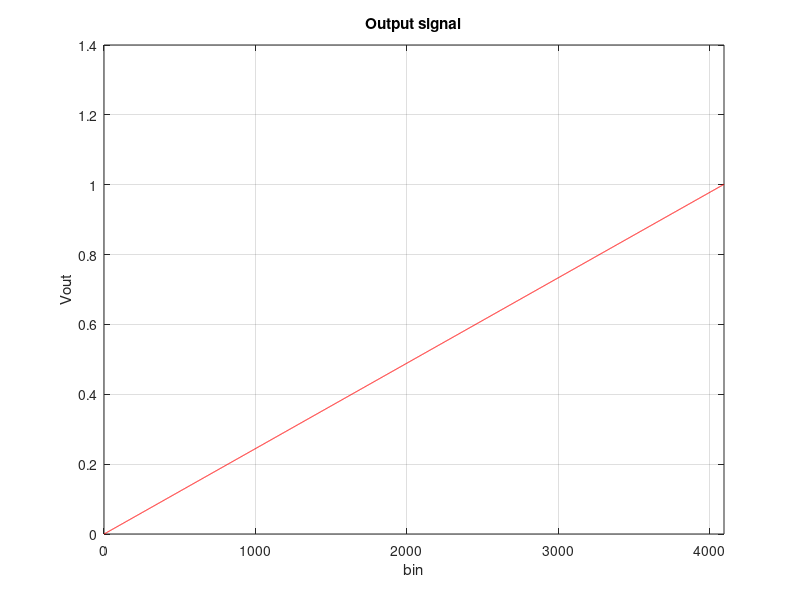
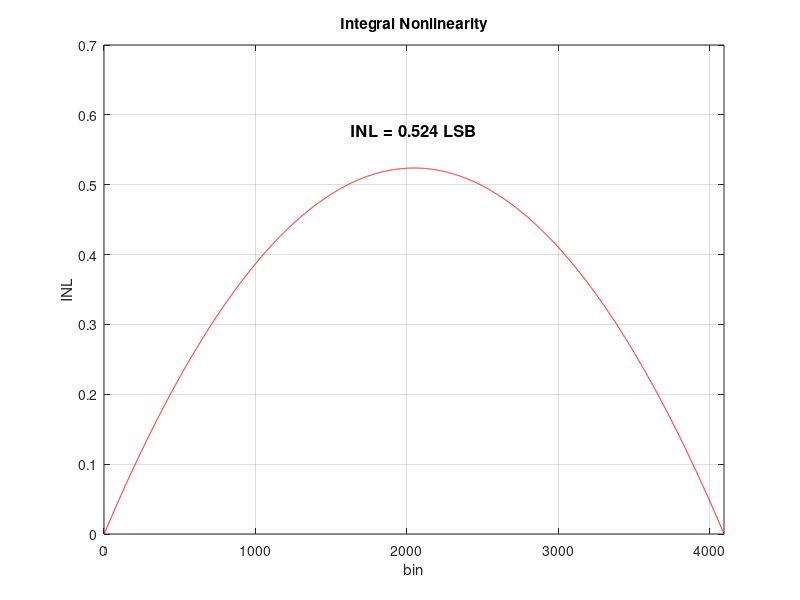

Write MATLAB code to recreate these figures, in order. (Note: this script raises an error after producing the figures.)
%%%%%%%%%%%%%%%%%%%%%%%%%%%%%%%%%%%%%%%%%%%%%%%%%%%%%%%%%%%%%%%%%%%%%%%%%%%
%                              Example 3.5                                %
%%%%%%%%%%%%%%%%%%%%%%%%%%%%%%%%%%%%%%%%%%%%%%%%%%%%%%%%%%%%%%%%%%%%%%%%%%%
%                                                                         %
%                             Current Steering                            %
%                                                                         %
%%%%%%%%%%%%%%%%%%%%%%%%%%%%%%%%%%%%%%%%%%%%%%%%%%%%%%%%%%%%%%%%%%%%%%%%%%%

clear all;

%-------------------------------------------------------------------------%
%                                                                         %
%                                Input data                               %
%                                                                         %
%-------------------------------------------------------------------------%

n=12;                   % Number of bits
Vfs=1;                  % Full scale voltage
RL=25;
Iu=Vfs/RL/(2^n-1);      % Nominal unity current
Ru=2e8;
Ron=1e2;
VDD=3.3;

IN=(Iu*Ru+VDD)/(Ru+Ron);       % Norton equivalent circuit
RN=Ru+Ron;
alpha=RL/RN;

%-------------------------------------------------------------------------%
%                                                                         %
%             Output current for a given decimal input xin                % 
%                                                                         %
%-------------------------------------------------------------------------%

for i=1:2^n;                                    % ramp
    k=i-1;                          
Vout(i)=k*IN*RL/(1+alpha*k);
INL(i)=k*(1+alpha*(2^n-1))/(1+alpha*k)-k;
end

%--------------------------------Graphics---------------------------------%
%                                                                         %
%     figure(1) --> Output Voltage                                        %
%     figure(2) --> Integral Non-Linearity                                %
%     figure(3) --> Figure 3.34 page 117 / Figure 3.35 page 117           %
%                                                                         %
%-------------------------------------------------------------------------%

figure(1);
clf;
plot(Vout,'r');
grid on;
title('Output signal')
xlabel('bin')
ylabel('Vout')
xlim([0 2^n])

figure(2);
clf;
plot(INL,'r');
grid on;
title('Integral Nonlinearity')
xlabel('bin')
ylabel('INL')
xlim([0 2^n])
text(2^(n-1),max(INL)+0.05,sprintf('\\bfINL = %1.3f LSB\n',max(INL)),...
    'FontSize', 12, 'HorizontalAlignment','center');

%-------------------------------------------------------------------------%
%                                                                         %
%                Output Voltage for an input sinewave                     %
%                                                                         %
%-------------------------------------------------------------------------%

N=2^12;
Ntransient=12;         
Ntot=N+Ntransient;
nper=31;
Fs=1;
Fin=nper*Fs/N;                   % Input signal frequency (Fin = nper*Fs/N)
f=Fin/Fs;                        % Normalized signal frequency
bw=Fs/2;
Amp_dB=-0.1;                     % Amplitude in dB
Ampl=10^(Amp_dB/20)*Vfs/2;       % Input signal amplitude

finrad=Fin*2*pi;
for j=1:Ntot,
    xin=Ampl*sin(finrad*(j-1))+Vfs/2; % Unipolar range
    k=round(xin*2^n);
    x(j)=xin;
    y(j)=Vout(k);                 
                                   %--------------------------------------%
    y(j)=y(j)-Vout(2^n-1-k);      % uncomment to have fully differential %
                                   %--------------------------------------%
end

y=y-mean(y);
w=hann(N);
f=Fin/Fs;                             % Normalized signal frequency
fB=N*(bw/Fs);                         % Base-band frequency bins
[snr,ptot]=calcSNR(y(1:N),f,fB,w',N);
ptot=ptot-max(ptot);                  % Normalize total spectrum

figure(3);
clf;
plot(linspace(0,Fs/2,N/2), ptot(1:N/2), 'r');
grid on;
title('PSD of the Output')
xlabel('Frequency [Hz]')
ylabel('PSD [dB]')
axis([0 Fs/8 -140 0]);

text(f*2,ptot((f*N)*2),sprintf('\\bf%3.1f dB',ptot((f*N)*2)),'Fontsize'...
    ,8,'HorizontalAlignment','center');
text(Fs/16,-30,sprintf('\\bfSNR = %3.2f dB',snr),'Fontsize'...
    ,12,'HorizontalAlignment','center');
snr   


